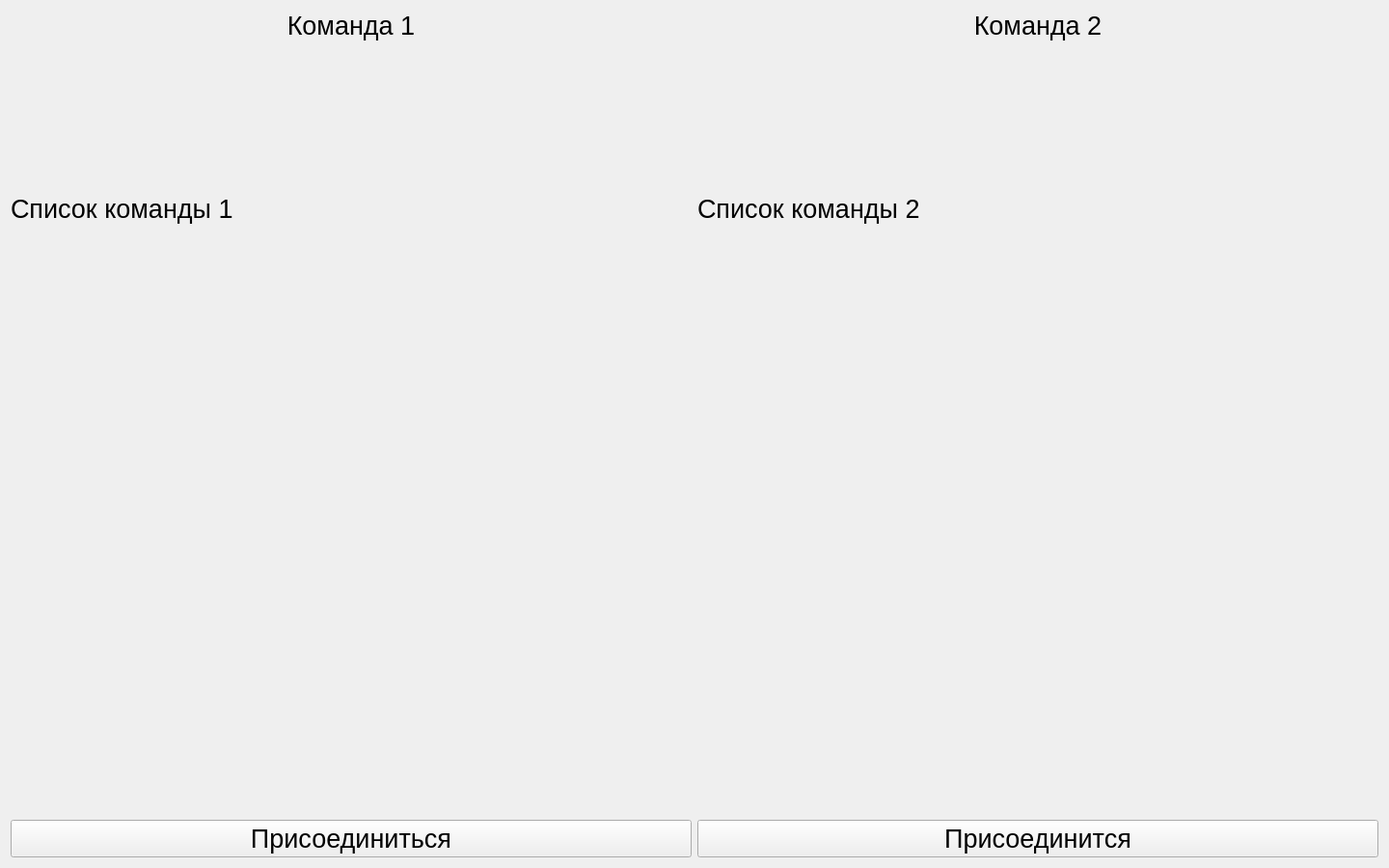
<?xml version="1.0" encoding="UTF-8"?>
<ui version="4.0">
 <class>playerroom</class>
 <widget class="QWidget" name="playerroom">
  <property name="geometry">
   <rect>
    <x>0</x>
    <y>0</y>
    <width>1440</width>
    <height>900</height>
   </rect>
  </property>
  <property name="windowTitle">
   <string>Form</string>
  </property>
  <layout class="QGridLayout" name="gridLayout">
   <item row="0" column="0">
    <layout class="QVBoxLayout" name="verticalLayout">
     <item>
      <widget class="QLabel" name="label">
       <property name="font">
        <font>
         <pointsize>20</pointsize>
        </font>
       </property>
       <property name="text">
        <string>Команда 1</string>
       </property>
       <property name="alignment">
        <set>Qt::AlignCenter</set>
       </property>
      </widget>
     </item>
     <item>
      <spacer name="verticalSpacer_2">
       <property name="orientation">
        <enum>Qt::Vertical</enum>
       </property>
       <property name="sizeHint" stdset="0">
        <size>
         <width>20</width>
         <height>40</height>
        </size>
       </property>
      </spacer>
     </item>
     <item>
      <widget class="QLabel" name="label_3">
       <property name="font">
        <font>
         <pointsize>20</pointsize>
        </font>
       </property>
       <property name="text">
        <string>Список команды 1 </string>
       </property>
      </widget>
     </item>
     <item>
      <spacer name="verticalSpacer_5">
       <property name="orientation">
        <enum>Qt::Vertical</enum>
       </property>
       <property name="sizeHint" stdset="0">
        <size>
         <width>20</width>
         <height>40</height>
        </size>
       </property>
      </spacer>
     </item>
     <item>
      <spacer name="verticalSpacer_4">
       <property name="orientation">
        <enum>Qt::Vertical</enum>
       </property>
       <property name="sizeHint" stdset="0">
        <size>
         <width>20</width>
         <height>40</height>
        </size>
       </property>
      </spacer>
     </item>
     <item>
      <spacer name="verticalSpacer_3">
       <property name="orientation">
        <enum>Qt::Vertical</enum>
       </property>
       <property name="sizeHint" stdset="0">
        <size>
         <width>20</width>
         <height>40</height>
        </size>
       </property>
      </spacer>
     </item>
     <item>
      <spacer name="verticalSpacer">
       <property name="orientation">
        <enum>Qt::Vertical</enum>
       </property>
       <property name="sizeHint" stdset="0">
        <size>
         <width>20</width>
         <height>40</height>
        </size>
       </property>
      </spacer>
     </item>
     <item>
      <widget class="QPushButton" name="pushButton">
       <property name="font">
        <font>
         <pointsize>20</pointsize>
        </font>
       </property>
       <property name="text">
        <string>Присоединиться</string>
       </property>
      </widget>
     </item>
    </layout>
   </item>
   <item row="0" column="1">
    <layout class="QVBoxLayout" name="verticalLayout_2">
     <item>
      <widget class="QLabel" name="label_2">
       <property name="font">
        <font>
         <pointsize>20</pointsize>
        </font>
       </property>
       <property name="text">
        <string>Команда 2</string>
       </property>
       <property name="alignment">
        <set>Qt::AlignCenter</set>
       </property>
      </widget>
     </item>
     <item>
      <spacer name="verticalSpacer_6">
       <property name="orientation">
        <enum>Qt::Vertical</enum>
       </property>
       <property name="sizeHint" stdset="0">
        <size>
         <width>20</width>
         <height>40</height>
        </size>
       </property>
      </spacer>
     </item>
     <item>
      <widget class="QLabel" name="label_4">
       <property name="font">
        <font>
         <pointsize>20</pointsize>
        </font>
       </property>
       <property name="text">
        <string>Список команды 2</string>
       </property>
      </widget>
     </item>
     <item>
      <spacer name="verticalSpacer_7">
       <property name="orientation">
        <enum>Qt::Vertical</enum>
       </property>
       <property name="sizeHint" stdset="0">
        <size>
         <width>20</width>
         <height>40</height>
        </size>
       </property>
      </spacer>
     </item>
     <item>
      <spacer name="verticalSpacer_10">
       <property name="orientation">
        <enum>Qt::Vertical</enum>
       </property>
       <property name="sizeHint" stdset="0">
        <size>
         <width>20</width>
         <height>40</height>
        </size>
       </property>
      </spacer>
     </item>
     <item>
      <spacer name="verticalSpacer_9">
       <property name="orientation">
        <enum>Qt::Vertical</enum>
       </property>
       <property name="sizeHint" stdset="0">
        <size>
         <width>20</width>
         <height>40</height>
        </size>
       </property>
      </spacer>
     </item>
     <item>
      <spacer name="verticalSpacer_8">
       <property name="orientation">
        <enum>Qt::Vertical</enum>
       </property>
       <property name="sizeHint" stdset="0">
        <size>
         <width>20</width>
         <height>40</height>
        </size>
       </property>
      </spacer>
     </item>
     <item>
      <widget class="QPushButton" name="pushButton_2">
       <property name="font">
        <font>
         <pointsize>20</pointsize>
        </font>
       </property>
       <property name="text">
        <string>Присоединится</string>
       </property>
      </widget>
     </item>
    </layout>
   </item>
  </layout>
 </widget>
 <resources/>
 <connections/>
</ui>
